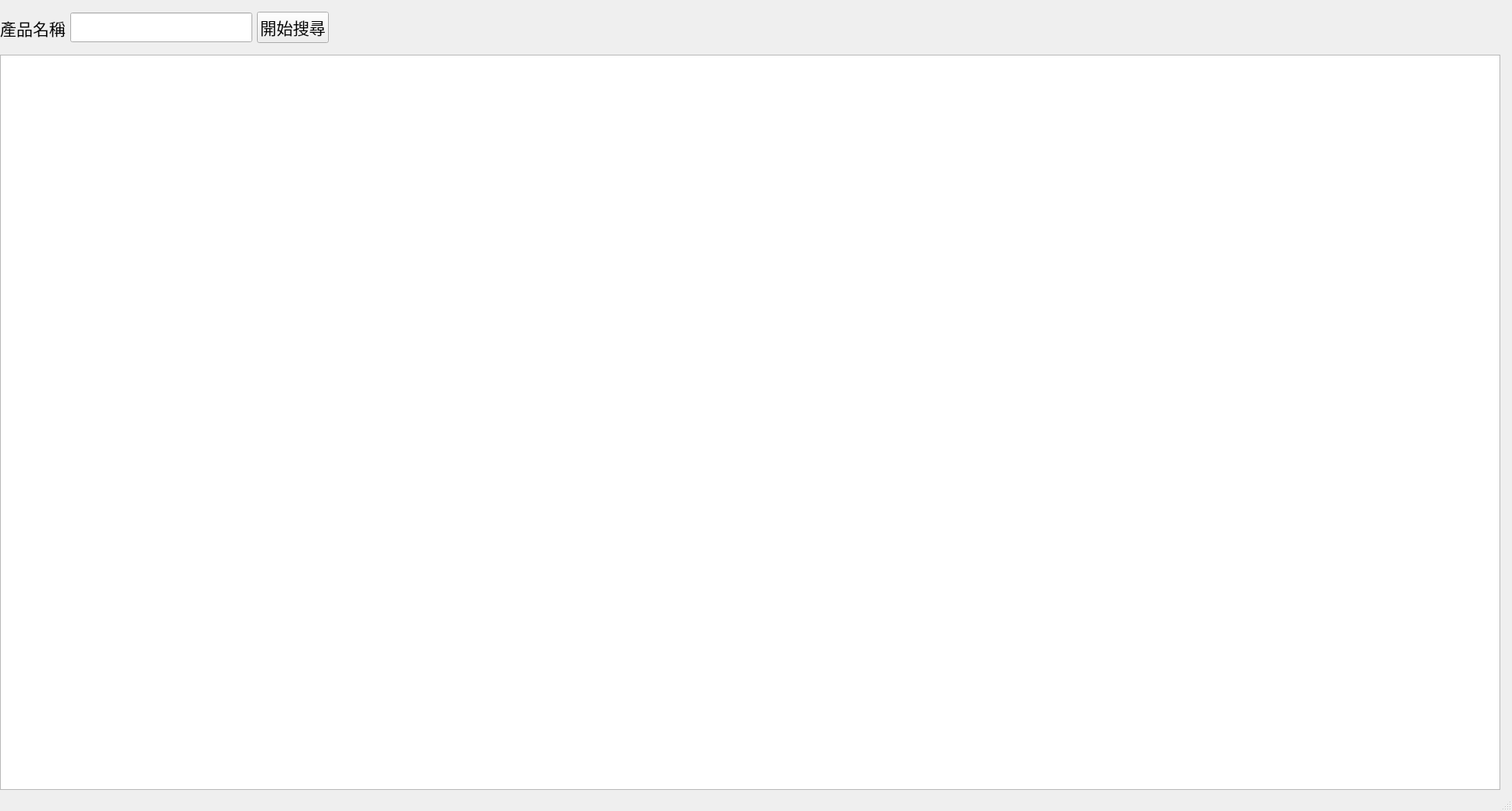
<?xml version="1.0" encoding="UTF-8"?>
<ui version="4.0">
 <class>MainWindow</class>
 <widget class="QMainWindow" name="MainWindow">
  <property name="geometry">
   <rect>
    <x>0</x>
    <y>0</y>
    <width>1936</width>
    <height>1038</height>
   </rect>
  </property>
  <property name="windowTitle">
   <string>Ruten</string>
  </property>
  <widget class="QWidget" name="centralwidget">
   <widget class="QWidget" name="layoutWidget">
    <property name="geometry">
     <rect>
      <x>0</x>
      <y>0</y>
      <width>421</width>
      <height>71</height>
     </rect>
    </property>
    <layout class="QHBoxLayout" name="horizontalLayout">
     <item>
      <widget class="QLabel" name="label">
       <property name="font">
        <font>
         <family>標楷體</family>
         <pointsize>16</pointsize>
        </font>
       </property>
       <property name="text">
        <string>產品名稱</string>
       </property>
       <property name="alignment">
        <set>Qt::AlignCenter</set>
       </property>
      </widget>
     </item>
     <item>
      <widget class="QLineEdit" name="lineEdit_itemname">
       <property name="font">
        <font>
         <family>標楷體</family>
         <pointsize>16</pointsize>
        </font>
       </property>
      </widget>
     </item>
     <item>
      <widget class="QPushButton" name="pushButton_search">
       <property name="font">
        <font>
         <family>標楷體</family>
         <pointsize>16</pointsize>
        </font>
       </property>
       <property name="text">
        <string>開始搜尋</string>
       </property>
      </widget>
     </item>
    </layout>
   </widget>
   <widget class="QTableWidget" name="tableWidget_commodity">
    <property name="geometry">
     <rect>
      <x>0</x>
      <y>70</y>
      <width>1921</width>
      <height>941</height>
     </rect>
    </property>
    <property name="font">
     <font>
      <family>標楷體</family>
      <pointsize>16</pointsize>
     </font>
    </property>
   </widget>
  </widget>
  <widget class="QMenuBar" name="menubar">
   <property name="geometry">
    <rect>
     <x>0</x>
     <y>0</y>
     <width>1936</width>
     <height>21</height>
    </rect>
   </property>
  </widget>
  <widget class="QStatusBar" name="statusbar"/>
 </widget>
 <resources/>
 <connections/>
</ui>
